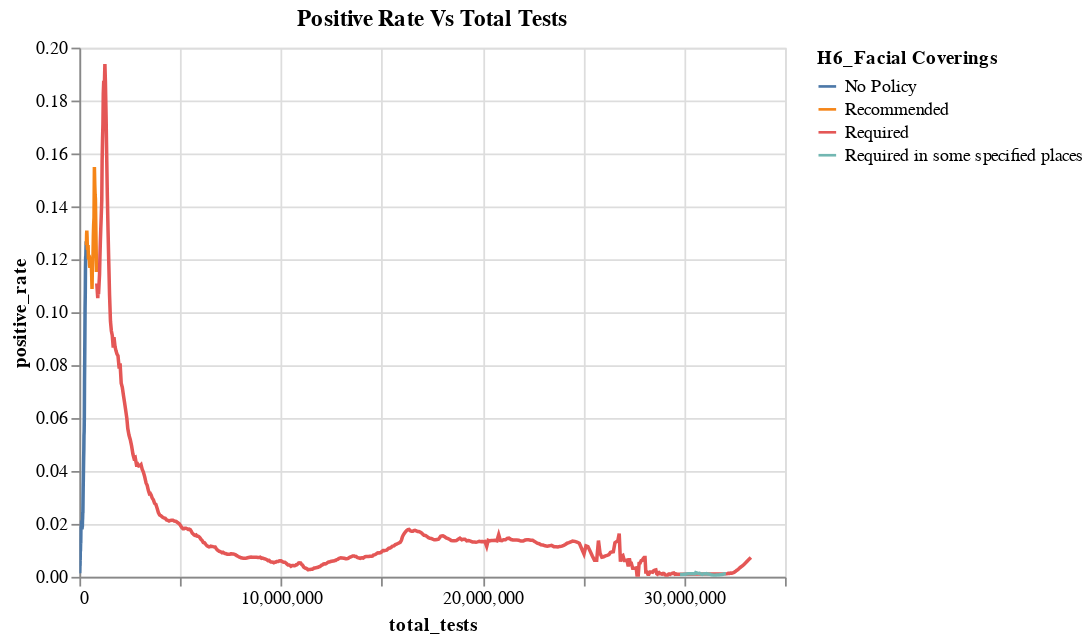

The cell this chart's notebook holds for it:
### Code cell
covid_plt = final_data.copy()
covid_plt["H6_Facial Coverings"] = covid_plt["H6_Facial Coverings"].replace({0.0: "No Policy", 1.0: "Recommended",
                                                2.0: "Required in some specified places",
                                                 3.0: 'Required'})

alt.Chart(covid_plt).mark_line().encode(
    x='total_tests',
    y='positive_rate',
    color='H6_Facial Coverings',
    
).interactive().properties(title="Positive Rate Vs Total Tests")

### Figure 1 — Vega-Lite specification as saved in the notebook (floating-point values rounded to 4 significant figures; data arrays with more than 128 entries replaced by an {"elided": "..."} marker saying what was removed)
{"config": {"view": {"continuousWidth": 400, "continuousHeight": 300}}, "data": {"name": "data-ae73004eac6cf525f0db47a55a0c57e0"}, "mark": "line", "encoding": {"color": {"field": "H6_Facial Coverings", "type": "nominal"}, "x": {"field": "total_tests", "type": "quantitative"}, "y": {"field": "positive_rate", "type": "quantitative"}}, "selection": {"selector001": {"type": "interval", "bind": "scales", "encodings": ["x", "y"]}}, "title": "Positive Rate Vs Total Tests", "$schema": "https://vega.github.io/schema/vega-lite/v4.17.0.json", "datasets": {"data-ae73004eac6cf525f0db47a55a0c57e0": {"elided": "670 records"}}}
